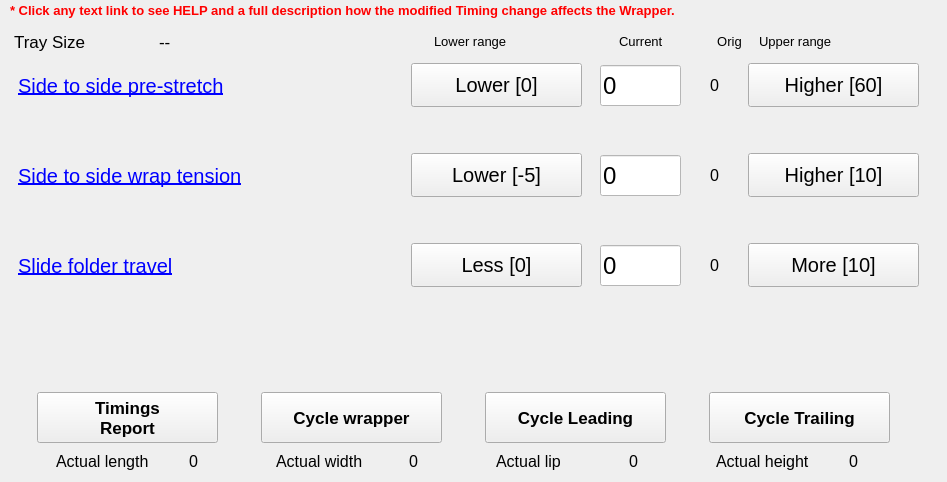
   <widget class="QWidget" name="tab2">
    <attribute name="title">
     <string>Side to Side</string>
    </attribute>
    <widget class="QLabel" name="lblHelpTab2">
     <property name="geometry">
      <rect>
       <x>10</x>
       <y>0</y>
       <width>701</width>
       <height>21</height>
      </rect>
     </property>
     <property name="font">
      <font>
       <pointsize>10</pointsize>
       <weight>75</weight>
       <bold>true</bold>
      </font>
     </property>
     <property name="styleSheet">
      <string notr="true">QLabel
{
	color: red;
 }</string>
     </property>
     <property name="text">
      <string>&lt;html&gt;&lt;head/&gt;&lt;body&gt;&lt;p&gt;* Click any text link to see HELP and a full description how the modified Timing change affects the Wrapper. &lt;/p&gt;&lt;/body&gt;&lt;/html&gt;</string>
     </property>
    </widget>
    <widget class="QWidget" name="layoutWidget">
     <property name="geometry">
      <rect>
       <x>0</x>
       <y>450</y>
       <width>931</width>
       <height>23</height>
      </rect>
     </property>
     <layout class="QHBoxLayout" name="hLayActualTab2">
      <item>
       <layout class="QHBoxLayout" name="hLayLengthTab2">
        <item>
         <widget class="QLabel" name="lblActualLengthTitleTab2">
          <property name="minimumSize">
           <size>
            <width>111</width>
            <height>0</height>
           </size>
          </property>
          <property name="maximumSize">
           <size>
            <width>111</width>
            <height>16777215</height>
           </size>
          </property>
          <property name="font">
           <font>
            <pointsize>12</pointsize>
           </font>
          </property>
          <property name="text">
           <string>Actual length</string>
          </property>
          <property name="alignment">
           <set>Qt::AlignLeading|Qt::AlignLeft|Qt::AlignVCenter</set>
          </property>
         </widget>
        </item>
        <item>
         <widget class="QLabel" name="lblActualLengthTab2">
          <property name="minimumSize">
           <size>
            <width>41</width>
            <height>0</height>
           </size>
          </property>
          <property name="maximumSize">
           <size>
            <width>41</width>
            <height>16777215</height>
           </size>
          </property>
          <property name="font">
           <font>
            <pointsize>12</pointsize>
           </font>
          </property>
          <property name="text">
           <string>0</string>
          </property>
          <property name="alignment">
           <set>Qt::AlignCenter</set>
          </property>
         </widget>
        </item>
       </layout>
      </item>
      <item>
       <layout class="QHBoxLayout" name="hLayWidthTab2">
        <item>
         <widget class="QLabel" name="lblActualWidthTitleTab2">
          <property name="minimumSize">
           <size>
            <width>111</width>
            <height>0</height>
           </size>
          </property>
          <property name="maximumSize">
           <size>
            <width>111</width>
            <height>16777215</height>
           </size>
          </property>
          <property name="font">
           <font>
            <pointsize>12</pointsize>
           </font>
          </property>
          <property name="text">
           <string>Actual width</string>
          </property>
          <property name="alignment">
           <set>Qt::AlignLeading|Qt::AlignLeft|Qt::AlignVCenter</set>
          </property>
         </widget>
        </item>
        <item>
         <widget class="QLabel" name="lblActualWidthTab2">
          <property name="minimumSize">
           <size>
            <width>41</width>
            <height>0</height>
           </size>
          </property>
          <property name="maximumSize">
           <size>
            <width>41</width>
            <height>16777215</height>
           </size>
          </property>
          <property name="font">
           <font>
            <pointsize>12</pointsize>
           </font>
          </property>
          <property name="text">
           <string>0</string>
          </property>
          <property name="alignment">
           <set>Qt::AlignCenter</set>
          </property>
         </widget>
        </item>
       </layout>
      </item>
      <item>
       <layout class="QHBoxLayout" name="hLayLipTab2">
        <item>
         <widget class="QLabel" name="lblActualLipTitleTab2">
          <property name="minimumSize">
           <size>
            <width>111</width>
            <height>0</height>
           </size>
          </property>
          <property name="maximumSize">
           <size>
            <width>111</width>
            <height>16777215</height>
           </size>
          </property>
          <property name="font">
           <font>
            <pointsize>12</pointsize>
           </font>
          </property>
          <property name="text">
           <string>Actual lip</string>
          </property>
          <property name="alignment">
           <set>Qt::AlignLeading|Qt::AlignLeft|Qt::AlignVCenter</set>
          </property>
         </widget>
        </item>
        <item>
         <widget class="QLabel" name="lblActualLipTab2">
          <property name="minimumSize">
           <size>
            <width>41</width>
            <height>0</height>
           </size>
          </property>
          <property name="maximumSize">
           <size>
            <width>41</width>
            <height>16777215</height>
           </size>
          </property>
          <property name="font">
           <font>
            <pointsize>12</pointsize>
           </font>
          </property>
          <property name="text">
           <string>0</string>
          </property>
          <property name="alignment">
           <set>Qt::AlignCenter</set>
          </property>
         </widget>
        </item>
       </layout>
      </item>
      <item>
       <layout class="QHBoxLayout" name="hLayHeightTab2">
        <item>
         <widget class="QLabel" name="lblActualHeightTitleTab2">
          <property name="minimumSize">
           <size>
            <width>111</width>
            <height>0</height>
           </size>
          </property>
          <property name="maximumSize">
           <size>
            <width>111</width>
            <height>16777215</height>
           </size>
          </property>
          <property name="font">
           <font>
            <pointsize>12</pointsize>
           </font>
          </property>
          <property name="text">
           <string>Actual height</string>
          </property>
          <property name="alignment">
           <set>Qt::AlignLeading|Qt::AlignLeft|Qt::AlignVCenter</set>
          </property>
         </widget>
        </item>
        <item>
         <widget class="QLabel" name="lblActualHeightTab2">
          <property name="minimumSize">
           <size>
            <width>41</width>
            <height>0</height>
           </size>
          </property>
          <property name="maximumSize">
           <size>
            <width>41</width>
            <height>16777215</height>
           </size>
          </property>
          <property name="font">
           <font>
            <pointsize>12</pointsize>
           </font>
          </property>
          <property name="text">
           <string>0</string>
          </property>
          <property name="alignment">
           <set>Qt::AlignCenter</set>
          </property>
         </widget>
        </item>
       </layout>
      </item>
     </layout>
    </widget>
    <widget class="QWidget" name="layoutWidget">
     <property name="geometry">
      <rect>
       <x>10</x>
       <y>50</y>
       <width>922</width>
       <height>71</height>
      </rect>
     </property>
     <layout class="QHBoxLayout" name="hLayParam0">
      <property name="spacing">
       <number>10</number>
      </property>
      <item>
       <widget class="QPushButton" name="butParam0">
        <property name="minimumSize">
         <size>
          <width>281</width>
          <height>69</height>
         </size>
        </property>
        <property name="maximumSize">
         <size>
          <width>281</width>
          <height>16777215</height>
         </size>
        </property>
        <property name="font">
         <font>
          <pointsize>15</pointsize>
          <underline>true</underline>
         </font>
        </property>
        <property name="styleSheet">
         <string notr="true">border: none;
box-shadown: none;
color: blue;
text-align: left;</string>
        </property>
        <property name="text">
         <string>Side to side pre-stretch</string>
        </property>
       </widget>
      </item>
      <item>
       <spacer name="spcTip0">
        <property name="orientation">
         <enum>Qt::Horizontal</enum>
        </property>
        <property name="sizeType">
         <enum>QSizePolicy::Fixed</enum>
        </property>
        <property name="sizeHint" stdset="0">
         <size>
          <width>94</width>
          <height>20</height>
         </size>
        </property>
       </spacer>
      </item>
      <item>
       <widget class="QPushButton" name="butLeftParam0">
        <property name="sizePolicy">
         <sizepolicy hsizetype="Fixed" vsizetype="Fixed">
          <horstretch>0</horstretch>
          <verstretch>0</verstretch>
         </sizepolicy>
        </property>
        <property name="minimumSize">
         <size>
          <width>171</width>
          <height>44</height>
         </size>
        </property>
        <property name="maximumSize">
         <size>
          <width>171</width>
          <height>44</height>
         </size>
        </property>
        <property name="font">
         <font>
          <pointsize>15</pointsize>
         </font>
        </property>
        <property name="text">
         <string>Lower [0]</string>
        </property>
       </widget>
      </item>
      <item>
       <widget class="hobart::numericLineEdit" name="param0">
        <property name="enabled">
         <bool>true</bool>
        </property>
        <property name="minimumSize">
         <size>
          <width>81</width>
          <height>41</height>
         </size>
        </property>
        <property name="maximumSize">
         <size>
          <width>81</width>
          <height>41</height>
         </size>
        </property>
        <property name="font">
         <font>
          <pointsize>18</pointsize>
         </font>
        </property>
        <property name="styleSheet">
         <string notr="true">background-color: white;</string>
        </property>
        <property name="text">
         <string>0</string>
        </property>
       </widget>
      </item>
      <item>
       <widget class="QLabel" name="lblOrigParam0">
        <property name="minimumSize">
         <size>
          <width>31</width>
          <height>0</height>
         </size>
        </property>
        <property name="maximumSize">
         <size>
          <width>31</width>
          <height>16777215</height>
         </size>
        </property>
        <property name="font">
         <font>
          <pointsize>12</pointsize>
         </font>
        </property>
        <property name="text">
         <string>0</string>
        </property>
        <property name="alignment">
         <set>Qt::AlignCenter</set>
        </property>
       </widget>
      </item>
      <item>
       <widget class="QPushButton" name="butRightParam0">
        <property name="sizePolicy">
         <sizepolicy hsizetype="Fixed" vsizetype="Fixed">
          <horstretch>0</horstretch>
          <verstretch>0</verstretch>
         </sizepolicy>
        </property>
        <property name="minimumSize">
         <size>
          <width>171</width>
          <height>44</height>
         </size>
        </property>
        <property name="maximumSize">
         <size>
          <width>171</width>
          <height>44</height>
         </size>
        </property>
        <property name="font">
         <font>
          <pointsize>15</pointsize>
         </font>
        </property>
        <property name="text">
         <string>Higher [60]</string>
        </property>
       </widget>
      </item>
     </layout>
    </widget>
    <widget class="QWidget" name="layoutWidget">
     <property name="geometry">
      <rect>
       <x>10</x>
       <y>140</y>
       <width>922</width>
       <height>71</height>
      </rect>
     </property>
     <layout class="QHBoxLayout" name="hLayParam2">
      <property name="spacing">
       <number>10</number>
      </property>
      <item>
       <widget class="QPushButton" name="butParam2">
        <property name="minimumSize">
         <size>
          <width>281</width>
          <height>69</height>
         </size>
        </property>
        <property name="maximumSize">
         <size>
          <width>281</width>
          <height>16777215</height>
         </size>
        </property>
        <property name="font">
         <font>
          <pointsize>15</pointsize>
          <underline>true</underline>
         </font>
        </property>
        <property name="styleSheet">
         <string notr="true">border: none;
box-shadown: none;
color: blue;
text-align: left;</string>
        </property>
        <property name="text">
         <string>Side to side wrap tension</string>
        </property>
       </widget>
      </item>
      <item>
       <spacer name="spcTip2">
        <property name="orientation">
         <enum>Qt::Horizontal</enum>
        </property>
        <property name="sizeType">
         <enum>QSizePolicy::Fixed</enum>
        </property>
        <property name="sizeHint" stdset="0">
         <size>
          <width>94</width>
          <height>20</height>
         </size>
        </property>
       </spacer>
      </item>
      <item>
       <widget class="QPushButton" name="butLeftParam2">
        <property name="sizePolicy">
         <sizepolicy hsizetype="Fixed" vsizetype="Fixed">
          <horstretch>0</horstretch>
          <verstretch>0</verstretch>
         </sizepolicy>
        </property>
        <property name="minimumSize">
         <size>
          <width>171</width>
          <height>44</height>
         </size>
        </property>
        <property name="maximumSize">
         <size>
          <width>171</width>
          <height>44</height>
         </size>
        </property>
        <property name="font">
         <font>
          <pointsize>15</pointsize>
         </font>
        </property>
        <property name="text">
         <string>Lower [-5]</string>
        </property>
       </widget>
      </item>
      <item>
       <widget class="hobart::numericLineEdit" name="param2">
        <property name="enabled">
         <bool>true</bool>
        </property>
        <property name="minimumSize">
         <size>
          <width>81</width>
          <height>41</height>
         </size>
        </property>
        <property name="maximumSize">
         <size>
          <width>81</width>
          <height>41</height>
         </size>
        </property>
        <property name="font">
         <font>
          <pointsize>18</pointsize>
         </font>
        </property>
        <property name="styleSheet">
         <string notr="true">background-color: white;</string>
        </property>
        <property name="text">
         <string>0</string>
        </property>
       </widget>
      </item>
      <item>
       <widget class="QLabel" name="lblOrigParam2">
        <property name="minimumSize">
         <size>
          <width>31</width>
          <height>0</height>
         </size>
        </property>
        <property name="maximumSize">
         <size>
          <width>31</width>
          <height>16777215</height>
         </size>
        </property>
        <property name="font">
         <font>
          <pointsize>12</pointsize>
         </font>
        </property>
        <property name="text">
         <string>0</string>
        </property>
        <property name="alignment">
         <set>Qt::AlignCenter</set>
        </property>
       </widget>
      </item>
      <item>
       <widget class="QPushButton" name="butRightParam2">
        <property name="sizePolicy">
         <sizepolicy hsizetype="Fixed" vsizetype="Fixed">
          <horstretch>0</horstretch>
          <verstretch>0</verstretch>
         </sizepolicy>
        </property>
        <property name="minimumSize">
         <size>
          <width>171</width>
          <height>44</height>
         </size>
        </property>
        <property name="maximumSize">
         <size>
          <width>171</width>
          <height>44</height>
         </size>
        </property>
        <property name="font">
         <font>
          <pointsize>15</pointsize>
         </font>
        </property>
        <property name="text">
         <string>Higher [10]</string>
        </property>
       </widget>
      </item>
     </layout>
    </widget>
    <widget class="QWidget" name="layoutWidget">
     <property name="geometry">
      <rect>
       <x>10</x>
       <y>230</y>
       <width>922</width>
       <height>71</height>
      </rect>
     </property>
     <layout class="QHBoxLayout" name="hLayParam9">
      <property name="spacing">
       <number>10</number>
      </property>
      <item>
       <widget class="QPushButton" name="butParam9">
        <property name="minimumSize">
         <size>
          <width>281</width>
          <height>69</height>
         </size>
        </property>
        <property name="maximumSize">
         <size>
          <width>281</width>
          <height>16777215</height>
         </size>
        </property>
        <property name="font">
         <font>
          <pointsize>15</pointsize>
          <underline>true</underline>
         </font>
        </property>
        <property name="styleSheet">
         <string notr="true">border: none;
box-shadown: none;
color: blue;
text-align: left;</string>
        </property>
        <property name="text">
         <string>Slide folder travel</string>
        </property>
       </widget>
      </item>
      <item>
       <spacer name="spcTip9">
        <property name="orientation">
         <enum>Qt::Horizontal</enum>
        </property>
        <property name="sizeType">
         <enum>QSizePolicy::Fixed</enum>
        </property>
        <property name="sizeHint" stdset="0">
         <size>
          <width>94</width>
          <height>20</height>
         </size>
        </property>
       </spacer>
      </item>
      <item>
       <widget class="QPushButton" name="butLeftParam9">
        <property name="sizePolicy">
         <sizepolicy hsizetype="Fixed" vsizetype="Fixed">
          <horstretch>0</horstretch>
          <verstretch>0</verstretch>
         </sizepolicy>
        </property>
        <property name="minimumSize">
         <size>
          <width>171</width>
          <height>44</height>
         </size>
        </property>
        <property name="maximumSize">
         <size>
          <width>171</width>
          <height>44</height>
         </size>
        </property>
        <property name="font">
         <font>
          <pointsize>15</pointsize>
         </font>
        </property>
        <property name="text">
         <string>Less [0]</string>
        </property>
       </widget>
      </item>
      <item>
       <widget class="hobart::numericLineEdit" name="param9">
        <property name="enabled">
         <bool>true</bool>
        </property>
        <property name="minimumSize">
         <size>
          <width>81</width>
          <height>41</height>
         </size>
        </property>
        <property name="maximumSize">
         <size>
          <width>81</width>
          <height>41</height>
         </size>
        </property>
        <property name="font">
         <font>
          <pointsize>18</pointsize>
         </font>
        </property>
        <property name="styleSheet">
         <string notr="true">background-color: white;</string>
        </property>
        <property name="text">
         <string>0</string>
        </property>
       </widget>
      </item>
      <item>
       <widget class="QLabel" name="lblOrigParam9">
        <property name="minimumSize">
         <size>
          <width>31</width>
          <height>0</height>
         </size>
        </property>
        <property name="maximumSize">
         <size>
          <width>31</width>
          <height>16777215</height>
         </size>
        </property>
        <property name="font">
         <font>
          <pointsize>12</pointsize>
         </font>
        </property>
        <property name="text">
         <string>0</string>
        </property>
        <property name="alignment">
         <set>Qt::AlignCenter</set>
        </property>
       </widget>
      </item>
      <item>
       <widget class="QPushButton" name="butRightParam9">
        <property name="sizePolicy">
         <sizepolicy hsizetype="Fixed" vsizetype="Fixed">
          <horstretch>0</horstretch>
          <verstretch>0</verstretch>
         </sizepolicy>
        </property>
        <property name="minimumSize">
         <size>
          <width>171</width>
          <height>44</height>
         </size>
        </property>
        <property name="maximumSize">
         <size>
          <width>171</width>
          <height>44</height>
         </size>
        </property>
        <property name="font">
         <font>
          <pointsize>15</pointsize>
         </font>
        </property>
        <property name="text">
         <string>More [10]</string>
        </property>
       </widget>
      </item>
     </layout>
    </widget>
    <widget class="QWidget" name="horizontalLayoutWidget_4">
     <property name="geometry">
      <rect>
       <x>0</x>
       <y>390</y>
       <width>931</width>
       <height>56</height>
      </rect>
     </property>
     <layout class="QHBoxLayout" name="hLayCycleTab2">
      <item>
       <widget class="QPushButton" name="butExportTimingsTab2">
        <property name="sizePolicy">
         <sizepolicy hsizetype="Fixed" vsizetype="Fixed">
          <horstretch>0</horstretch>
          <verstretch>0</verstretch>
         </sizepolicy>
        </property>
        <property name="minimumSize">
         <size>
          <width>181</width>
          <height>51</height>
         </size>
        </property>
        <property name="maximumSize">
         <size>
          <width>181</width>
          <height>51</height>
         </size>
        </property>
        <property name="font">
         <font>
          <pointsize>13</pointsize>
          <weight>75</weight>
          <bold>true</bold>
         </font>
        </property>
        <property name="text">
         <string>Timings
Report</string>
        </property>
       </widget>
      </item>
      <item>
       <widget class="QPushButton" name="butCycleWrapperTab2">
        <property name="sizePolicy">
         <sizepolicy hsizetype="Fixed" vsizetype="Fixed">
          <horstretch>0</horstretch>
          <verstretch>0</verstretch>
         </sizepolicy>
        </property>
        <property name="minimumSize">
         <size>
          <width>181</width>
          <height>51</height>
         </size>
        </property>
        <property name="maximumSize">
         <size>
          <width>181</width>
          <height>51</height>
         </size>
        </property>
        <property name="font">
         <font>
          <pointsize>13</pointsize>
          <weight>75</weight>
          <bold>true</bold>
         </font>
        </property>
        <property name="text">
         <string>Cycle wrapper</string>
        </property>
       </widget>
      </item>
      <item>
       <widget class="QPushButton" name="butCycleWrapperLeadingTab2">
        <property name="sizePolicy">
         <sizepolicy hsizetype="Fixed" vsizetype="Fixed">
          <horstretch>0</horstretch>
          <verstretch>0</verstretch>
         </sizepolicy>
        </property>
        <property name="minimumSize">
         <size>
          <width>181</width>
          <height>51</height>
         </size>
        </property>
        <property name="maximumSize">
         <size>
          <width>181</width>
          <height>51</height>
         </size>
        </property>
        <property name="font">
         <font>
          <pointsize>13</pointsize>
          <weight>75</weight>
          <bold>true</bold>
         </font>
        </property>
        <property name="text">
         <string>Cycle Leading</string>
        </property>
       </widget>
      </item>
      <item>
       <widget class="QPushButton" name="butCycleWrapperTrailingTab2">
        <property name="sizePolicy">
         <sizepolicy hsizetype="Fixed" vsizetype="Fixed">
          <horstretch>0</horstretch>
          <verstretch>0</verstretch>
         </sizepolicy>
        </property>
        <property name="minimumSize">
         <size>
          <width>181</width>
          <height>51</height>
         </size>
        </property>
        <property name="maximumSize">
         <size>
          <width>181</width>
          <height>51</height>
         </size>
        </property>
        <property name="font">
         <font>
          <pointsize>13</pointsize>
          <weight>75</weight>
          <bold>true</bold>
         </font>
        </property>
        <property name="text">
         <string>Cycle Trailing</string>
        </property>
       </widget>
      </item>
     </layout>
    </widget>
    <widget class="QWidget" name="layoutWidget">
     <property name="geometry">
      <rect>
       <x>10</x>
       <y>30</y>
       <width>928</width>
       <height>23</height>
      </rect>
     </property>
     <layout class="QHBoxLayout" name="hLayTitlesTab2">
      <property name="spacing">
       <number>10</number>
      </property>
      <item>
       <widget class="QPushButton" name="butTraySizeTitleTab2">
        <property name="minimumSize">
         <size>
          <width>131</width>
          <height>21</height>
         </size>
        </property>
        <property name="maximumSize">
         <size>
          <width>131</width>
          <height>21</height>
         </size>
        </property>
        <property name="font">
         <font>
          <pointsize>13</pointsize>
          <underline>false</underline>
         </font>
        </property>
        <property name="styleSheet">
         <string notr="true">border: none;
box-shadown: none;
text-align: left;</string>
        </property>
        <property name="text">
         <string>Tray Size</string>
        </property>
       </widget>
      </item>
      <item>
       <widget class="QLabel" name="lblTraySizeTab2">
        <property name="minimumSize">
         <size>
          <width>261</width>
          <height>0</height>
         </size>
        </property>
        <property name="maximumSize">
         <size>
          <width>261</width>
          <height>16777215</height>
         </size>
        </property>
        <property name="font">
         <font>
          <pointsize>13</pointsize>
         </font>
        </property>
        <property name="text">
         <string>--</string>
        </property>
        <property name="alignment">
         <set>Qt::AlignLeading|Qt::AlignLeft|Qt::AlignVCenter</set>
        </property>
       </widget>
      </item>
      <item>
       <widget class="QPushButton" name="butLowerTab2">
        <property name="minimumSize">
         <size>
          <width>171</width>
          <height>21</height>
         </size>
        </property>
        <property name="maximumSize">
         <size>
          <width>171</width>
          <height>21</height>
         </size>
        </property>
        <property name="font">
         <font>
          <pointsize>10</pointsize>
          <underline>false</underline>
         </font>
        </property>
        <property name="styleSheet">
         <string notr="true">border: none;
box-shadown: none;
text-align: left;</string>
        </property>
        <property name="text">
         <string>Lower range</string>
        </property>
       </widget>
      </item>
      <item>
       <widget class="QPushButton" name="butCurrentTab2">
        <property name="minimumSize">
         <size>
          <width>81</width>
          <height>21</height>
         </size>
        </property>
        <property name="maximumSize">
         <size>
          <width>81</width>
          <height>21</height>
         </size>
        </property>
        <property name="font">
         <font>
          <pointsize>10</pointsize>
          <underline>false</underline>
         </font>
        </property>
        <property name="styleSheet">
         <string notr="true">border: none;
box-shadown: none;
text-align: left;</string>
        </property>
        <property name="text">
         <string>Current</string>
        </property>
       </widget>
      </item>
      <item>
       <widget class="QLabel" name="lblOrigTab2">
        <property name="minimumSize">
         <size>
          <width>31</width>
          <height>0</height>
         </size>
        </property>
        <property name="maximumSize">
         <size>
          <width>31</width>
          <height>16777215</height>
         </size>
        </property>
        <property name="font">
         <font>
          <pointsize>10</pointsize>
         </font>
        </property>
        <property name="text">
         <string>Orig</string>
        </property>
        <property name="alignment">
         <set>Qt::AlignCenter</set>
        </property>
       </widget>
      </item>
      <item>
       <widget class="QPushButton" name="butUpperTab2">
        <property name="minimumSize">
         <size>
          <width>171</width>
          <height>21</height>
         </size>
        </property>
        <property name="maximumSize">
         <size>
          <width>171</width>
          <height>21</height>
         </size>
        </property>
        <property name="font">
         <font>
          <pointsize>10</pointsize>
          <underline>false</underline>
         </font>
        </property>
        <property name="styleSheet">
         <string notr="true">border: none;
box-shadown: none;
text-align: left;</string>
        </property>
        <property name="text">
         <string>Upper range</string>
        </property>
       </widget>
      </item>
     </layout>
    </widget>
   </widget>
